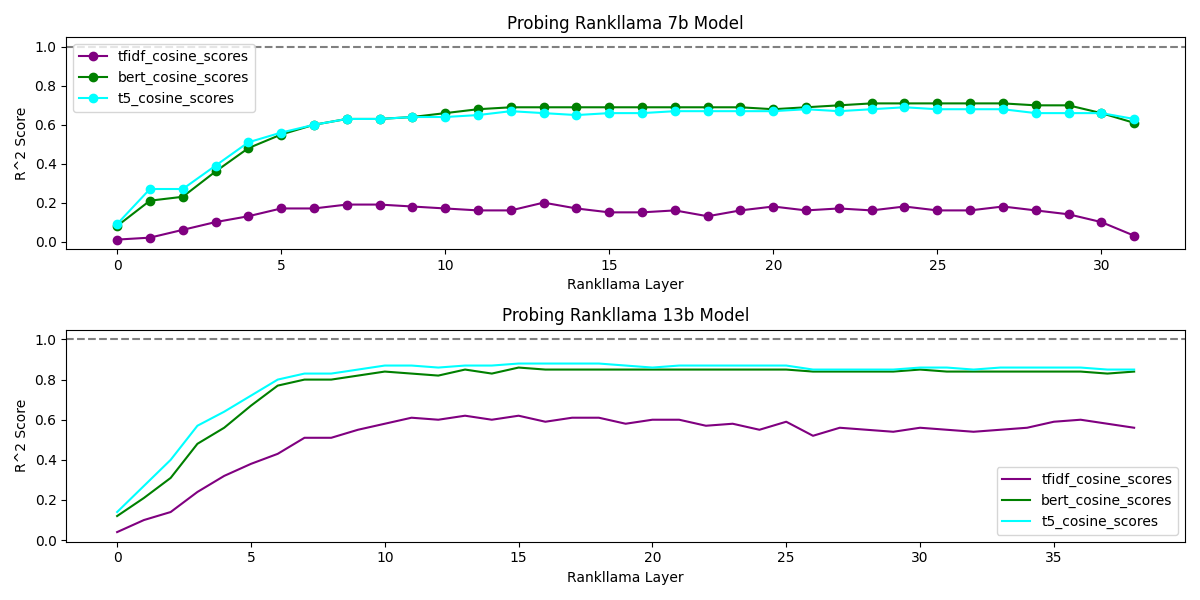

Write Python code to recreate this figure.
import matplotlib.pyplot as plt
import numpy as np

# Data for 7b model
tfidf_cosine_scores_7b = np.array([0.01, 0.02, 0.06, 0.10, 0.13, 0.17, 0.17, 0.19, 0.19, 0.18, 0.17, 0.16, 0.16, 0.20, 0.17, 0.15, 0.15, 0.16, 0.13, 0.16, 0.18, 0.16, 0.17, 0.16, 0.18, 0.16, 0.16, 0.18, 0.16, 0.14, 0.10, 0.03])
bert_cosine_scores_7b = np.array([0.08, 0.21, 0.23, 0.36, 0.48, 0.55, 0.60, 0.63, 0.63, 0.64, 0.66, 0.68, 0.69, 0.69, 0.69, 0.69, 0.69, 0.69, 0.69, 0.69, 0.68, 0.69, 0.70, 0.71, 0.71, 0.71, 0.71, 0.71, 0.70, 0.70, 0.66, 0.61])
t5_cosine_scores_7b = np.array([0.09, 0.27, 0.27, 0.39, 0.51, 0.56, 0.60, 0.63, 0.63, 0.64, 0.64, 0.65, 0.67, 0.66, 0.65, 0.66, 0.66, 0.67, 0.67, 0.67, 0.67, 0.68, 0.67, 0.68, 0.69, 0.68, 0.68, 0.68, 0.66, 0.66, 0.66, 0.63])

# Data for 13b model
tfidf_cosine_scores_13b = np.array([0.04, 0.10, 0.14, 0.24, 0.32, 0.38, 0.43, 0.51, 0.51, 0.55, 0.58, 0.61, 0.60, 0.62, 0.60, 0.62, 0.59, 0.61, 0.61, 0.58, 0.60, 0.60, 0.57, 0.58, 0.55, 0.59, 0.52, 0.56, 0.55, 0.54, 0.56, 0.55, 0.54, 0.55, 0.56, 0.59, 0.60, 0.58, 0.56])
bert_cosine_scores_13b = np.array([0.12, 0.21, 0.31, 0.48, 0.56, 0.67, 0.77, 0.80, 0.80, 0.82, 0.84, 0.83, 0.82, 0.85, 0.83, 0.86, 0.85, 0.85, 0.85, 0.85, 0.85, 0.85, 0.85, 0.85, 0.85, 0.85, 0.84, 0.84, 0.84, 0.84, 0.85, 0.84, 0.84, 0.84, 0.84, 0.84, 0.84, 0.83, 0.84])
t5_cosine_scores_13b = np.array([0.14, 0.27, 0.40, 0.57, 0.64, 0.72, 0.80, 0.83, 0.83, 0.85, 0.87, 0.87, 0.86, 0.87, 0.87, 0.88, 0.88, 0.88, 0.88, 0.87, 0.86, 0.87, 0.87, 0.87, 0.87, 0.87, 0.85, 0.85, 0.85, 0.85, 0.86, 0.86, 0.85, 0.86, 0.86, 0.86, 0.86, 0.85, 0.85])

# Set up the plot
fig, axs = plt.subplots(2, 1, figsize=(12, 6))

# Plot 7b model
axs[0].plot(tfidf_cosine_scores_7b, label='tfidf_cosine_scores', color='purple', marker='o')
axs[0].plot(bert_cosine_scores_7b, label='bert_cosine_scores', color='green', marker='o')
axs[0].plot(t5_cosine_scores_7b, label='t5_cosine_scores', color='cyan', marker='o')
axs[0].axhline(y=1, color='grey', linestyle='--')
axs[0].set_title('Probing Rankllama 7b Model')
axs[0].set_xlabel('Rankllama Layer')
axs[0].set_ylabel('R^2 Score')
axs[0].legend()

# Plot 13b model
axs[1].plot(tfidf_cosine_scores_13b, label='tfidf_cosine_scores', color='purple')
axs[1].plot(bert_cosine_scores_13b, label='bert_cosine_scores', color='green')
axs[1].plot(t5_cosine_scores_13b, label='t5_cosine_scores', color='cyan')
axs[1].axhline(y=1, color='grey', linestyle='--')
axs[1].set_title('Probing Rankllama 13b Model')
axs[1].set_xlabel('Rankllama Layer')
axs[1].set_ylabel('R^2 Score')
axs[1].legend()

plt.tight_layout()
plt.savefig('ep1b.png')
